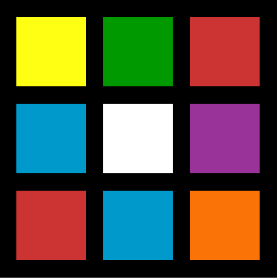
#> input picture Lab_3_2D_Transformation/cube_3x3.PNG, 277 x 278 px
$ jupyter execute Rotation_manual.ipynb
#> lines starting #> are read from the running program, lines starting #| are printed output that depends on the picture
# 2D Transformation

## Rotation (Linear, without function)
> Not recommended, use function.

[cell 1]
import matplotlib.image as img
import matplotlib.pyplot as plt
import numpy as np
import math
import cv2

[cell 2]
image = cv2.imread("cube_3x3.PNG", 0)
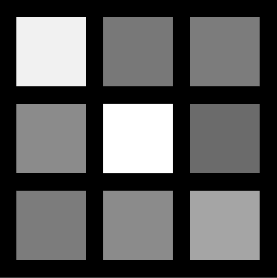
#> image: shape (278, 277); min 0, max 255, mean 88.8

h, w = image.shape[:2]
#> h = 278; w = 277

print(h, w)
#| 278 277

[cell 3]
newImg =  np.zeros((w+250, h+250), dtype = "uint8")

print(newImg, newImg.shape)
#> (printed output is left out)

[cell 4]
angle = int(input())
#> the answer given: 3

rad = math.radians(angle) # Degree to radian

print("Angle:", angle)
print("Radian:", rad)

[cell 5]
for i in range (h):
    for j in range (w):
        pix = image[i][j]
        pnt = np.array([i, j]).reshape(-1, 1)
        rotation_mat = np.array([math.cos(rad), -math.sin(rad), math.sin(rad), math.cos(rad)])
        rotation_mat = rotation_mat.reshape(2, 2)
        newMat = rotation_mat @ pnt # Matrix multiplication
        xf = newMat[0][0]
        yf = newMat[1][0]
        x2 = int(xf + 150)
        y2 = int(yf)
        newImg[x2, y2] = pix
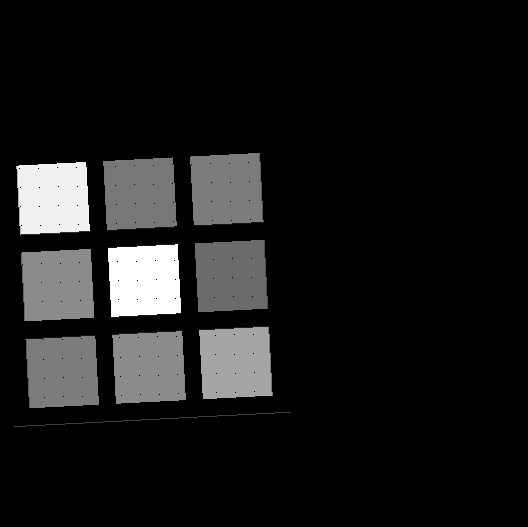
#> newImg: shape (527, 528); min 0, max 255, mean 24.5

[cell 6]
plt.subplot(1, 2, 1)
plt.imshow(image)
plt.subplot(1, 2, 2)
plt.imshow(newImg)
plt.tight_layout()
plt.show()
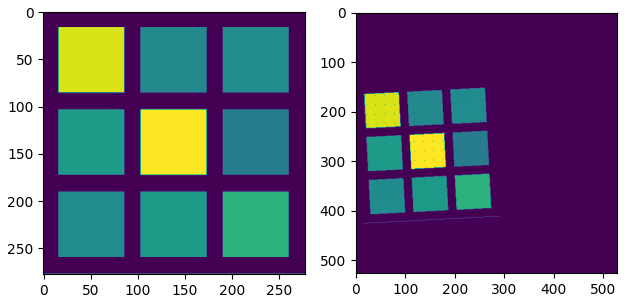
#> figure drawn by matplotlib, 2 panels
